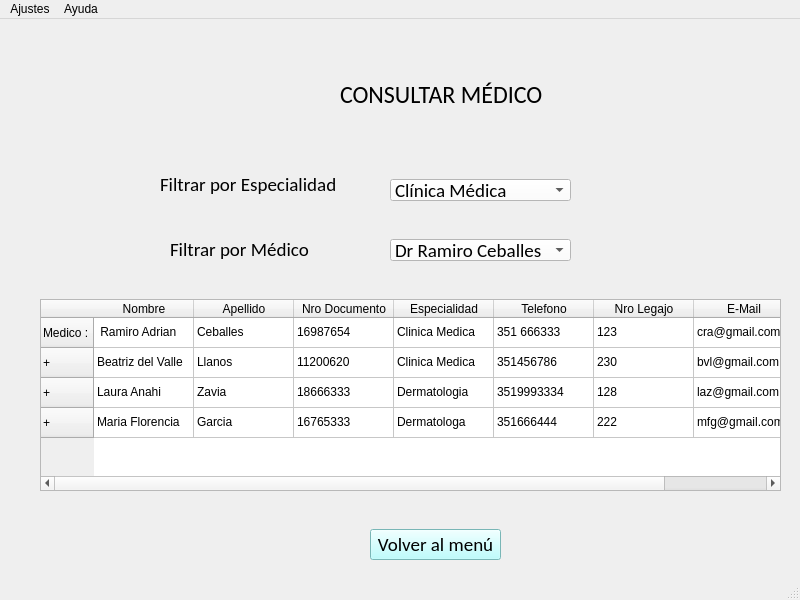
<?xml version="1.0" encoding="UTF-8"?>
<ui version="4.0">
 <class>MainWindow</class>
 <widget class="QMainWindow" name="MainWindow">
  <property name="geometry">
   <rect>
    <x>0</x>
    <y>0</y>
    <width>800</width>
    <height>600</height>
   </rect>
  </property>
  <property name="windowTitle">
   <string>MainWindow</string>
  </property>
  <widget class="QWidget" name="centralwidget">
   <widget class="QLabel" name="label">
    <property name="geometry">
     <rect>
      <x>340</x>
      <y>60</y>
      <width>221</width>
      <height>31</height>
     </rect>
    </property>
    <property name="font">
     <font>
      <family>Calibri</family>
      <pointsize>18</pointsize>
     </font>
    </property>
    <property name="text">
     <string>CONSULTAR MÉDICO</string>
    </property>
   </widget>
   <widget class="QLabel" name="label_2">
    <property name="geometry">
     <rect>
      <x>160</x>
      <y>150</y>
      <width>181</width>
      <height>31</height>
     </rect>
    </property>
    <property name="font">
     <font>
      <family>Calibri</family>
      <pointsize>14</pointsize>
     </font>
    </property>
    <property name="text">
     <string>Filtrar por Especialidad</string>
    </property>
   </widget>
   <widget class="QComboBox" name="comboBox">
    <property name="geometry">
     <rect>
      <x>390</x>
      <y>160</y>
      <width>181</width>
      <height>22</height>
     </rect>
    </property>
    <property name="font">
     <font>
      <family>Calibri</family>
      <pointsize>14</pointsize>
     </font>
    </property>
    <property name="styleSheet">
     <string notr="true">background-color: rgb(255, 255, 255);</string>
    </property>
    <item>
     <property name="text">
      <string>Clínica Médica</string>
     </property>
    </item>
    <item>
     <property name="text">
      <string>Traumatología</string>
     </property>
    </item>
    <item>
     <property name="text">
      <string>Dermatología</string>
     </property>
    </item>
    <item>
     <property name="text">
      <string>Pediatría General</string>
     </property>
    </item>
    <item>
     <property name="text">
      <string>Ginecología</string>
     </property>
    </item>
   </widget>
   <widget class="QLabel" name="label_3">
    <property name="geometry">
     <rect>
      <x>170</x>
      <y>220</y>
      <width>151</width>
      <height>20</height>
     </rect>
    </property>
    <property name="font">
     <font>
      <family>Calibri</family>
      <pointsize>14</pointsize>
     </font>
    </property>
    <property name="text">
     <string>Filtrar por Médico</string>
    </property>
   </widget>
   <widget class="QComboBox" name="comboBox_2">
    <property name="geometry">
     <rect>
      <x>390</x>
      <y>220</y>
      <width>181</width>
      <height>22</height>
     </rect>
    </property>
    <property name="font">
     <font>
      <family>Calibri</family>
      <pointsize>14</pointsize>
     </font>
    </property>
    <property name="styleSheet">
     <string notr="true">background-color: rgb(255, 255, 255);</string>
    </property>
    <item>
     <property name="text">
      <string>Dr Ramiro Ceballes</string>
     </property>
    </item>
    <item>
     <property name="text">
      <string>Dra Beatriz LLanos</string>
     </property>
    </item>
    <item>
     <property name="text">
      <string>Dra Laura Zavia</string>
     </property>
    </item>
    <item>
     <property name="text">
      <string>Dra Florencia Garcia</string>
     </property>
    </item>
    <item>
     <property name="text">
      <string>Dra Maria Cabrera</string>
     </property>
    </item>
    <item>
     <property name="text">
      <string>Dra Alejandra Carranza</string>
     </property>
    </item>
    <item>
     <property name="text">
      <string>Dr Juan Perez</string>
     </property>
    </item>
    <item>
     <property name="text">
      <string>Dr Jose Gonzalez</string>
     </property>
    </item>
   </widget>
   <widget class="QTableWidget" name="tableWidget">
    <property name="geometry">
     <rect>
      <x>40</x>
      <y>280</y>
      <width>741</width>
      <height>192</height>
     </rect>
    </property>
    <row>
     <property name="text">
      <string>Medico :</string>
     </property>
    </row>
    <row>
     <property name="text">
      <string>+</string>
     </property>
    </row>
    <row>
     <property name="text">
      <string>+</string>
     </property>
    </row>
    <row>
     <property name="text">
      <string>+</string>
     </property>
    </row>
    <column>
     <property name="text">
      <string>Nombre</string>
     </property>
    </column>
    <column>
     <property name="text">
      <string>Apellido</string>
     </property>
    </column>
    <column>
     <property name="text">
      <string>Nro Documento</string>
     </property>
    </column>
    <column>
     <property name="text">
      <string>Especialidad</string>
     </property>
    </column>
    <column>
     <property name="text">
      <string>Telefono</string>
     </property>
    </column>
    <column>
     <property name="text">
      <string>Nro Legajo</string>
     </property>
    </column>
    <column>
     <property name="text">
      <string>E-Mail</string>
     </property>
    </column>
    <item row="0" column="0">
     <property name="text">
      <string> Ramiro Adrian</string>
     </property>
    </item>
    <item row="0" column="1">
     <property name="text">
      <string>Ceballes</string>
     </property>
    </item>
    <item row="0" column="2">
     <property name="text">
      <string>16987654</string>
     </property>
    </item>
    <item row="0" column="3">
     <property name="text">
      <string>Clinica Medica</string>
     </property>
    </item>
    <item row="0" column="4">
     <property name="text">
      <string>351 666333</string>
     </property>
    </item>
    <item row="0" column="5">
     <property name="text">
      <string>123</string>
     </property>
    </item>
    <item row="0" column="6">
     <property name="text">
      <string>cra@gmail.com</string>
     </property>
    </item>
    <item row="1" column="0">
     <property name="text">
      <string>Beatriz del Valle</string>
     </property>
    </item>
    <item row="1" column="1">
     <property name="text">
      <string>Llanos</string>
     </property>
    </item>
    <item row="1" column="2">
     <property name="text">
      <string>11200620</string>
     </property>
    </item>
    <item row="1" column="3">
     <property name="text">
      <string>Clinica Medica</string>
     </property>
    </item>
    <item row="1" column="4">
     <property name="text">
      <string>351456786</string>
     </property>
    </item>
    <item row="1" column="5">
     <property name="text">
      <string>230</string>
     </property>
    </item>
    <item row="1" column="6">
     <property name="text">
      <string>bvl@gmail.com</string>
     </property>
    </item>
    <item row="2" column="0">
     <property name="text">
      <string>Laura Anahi</string>
     </property>
    </item>
    <item row="2" column="1">
     <property name="text">
      <string>Zavia</string>
     </property>
    </item>
    <item row="2" column="2">
     <property name="text">
      <string>18666333</string>
     </property>
    </item>
    <item row="2" column="3">
     <property name="text">
      <string>Dermatologia</string>
     </property>
    </item>
    <item row="2" column="4">
     <property name="text">
      <string>3519993334</string>
     </property>
    </item>
    <item row="2" column="5">
     <property name="text">
      <string>128</string>
     </property>
    </item>
    <item row="2" column="6">
     <property name="text">
      <string>laz@gmail.com</string>
     </property>
    </item>
    <item row="3" column="0">
     <property name="text">
      <string>Maria Florencia</string>
     </property>
    </item>
    <item row="3" column="1">
     <property name="text">
      <string>Garcia</string>
     </property>
    </item>
    <item row="3" column="2">
     <property name="text">
      <string>16765333</string>
     </property>
    </item>
    <item row="3" column="3">
     <property name="text">
      <string>Dermatologa</string>
     </property>
    </item>
    <item row="3" column="4">
     <property name="text">
      <string>351666444</string>
     </property>
    </item>
    <item row="3" column="5">
     <property name="text">
      <string>222</string>
     </property>
    </item>
    <item row="3" column="6">
     <property name="text">
      <string>mfg@gmail.com</string>
     </property>
    </item>
   </widget>
   <widget class="QPushButton" name="pushButton">
    <property name="geometry">
     <rect>
      <x>370</x>
      <y>510</y>
      <width>131</width>
      <height>31</height>
     </rect>
    </property>
    <property name="font">
     <font>
      <family>Calibri</family>
      <pointsize>14</pointsize>
     </font>
    </property>
    <property name="styleSheet">
     <string notr="true">background-color: rgb(170, 255, 255);</string>
    </property>
    <property name="text">
     <string>Volver al menú</string>
    </property>
   </widget>
  </widget>
  <widget class="QMenuBar" name="menubar">
   <property name="geometry">
    <rect>
     <x>0</x>
     <y>0</y>
     <width>800</width>
     <height>21</height>
    </rect>
   </property>
   <widget class="QMenu" name="menuAjustes">
    <property name="title">
     <string>Ajustes</string>
    </property>
   </widget>
   <widget class="QMenu" name="menuAyuda">
    <property name="title">
     <string>Ayuda</string>
    </property>
   </widget>
   <addaction name="menuAjustes"/>
   <addaction name="menuAyuda"/>
  </widget>
  <widget class="QStatusBar" name="statusbar"/>
 </widget>
 <resources/>
 <connections/>
</ui>
